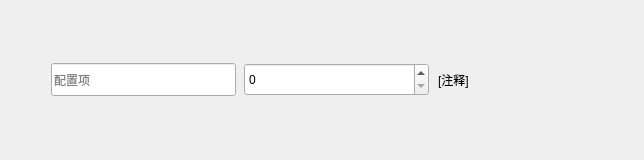
<?xml version="1.0" encoding="UTF-8"?>
<ui version="4.0">
 <class>singlePropertiesWidget</class>
 <widget class="CardWidget" name="singlePropertiesWidget">
  <property name="geometry">
   <rect>
    <x>0</x>
    <y>0</y>
    <width>644</width>
    <height>160</height>
   </rect>
  </property>
  <property name="sizePolicy">
   <sizepolicy hsizetype="Expanding" vsizetype="Preferred">
    <horstretch>0</horstretch>
    <verstretch>0</verstretch>
   </sizepolicy>
  </property>
  <property name="minimumSize">
   <size>
    <width>644</width>
    <height>0</height>
   </size>
  </property>
  <property name="windowTitle">
   <string>Form</string>
  </property>
  <layout class="QHBoxLayout" name="horizontalLayout_2">
   <item>
    <spacer name="horizontalSpacer">
     <property name="orientation">
      <enum>Qt::Horizontal</enum>
     </property>
     <property name="sizeType">
      <enum>QSizePolicy::Fixed</enum>
     </property>
     <property name="sizeHint" stdset="0">
      <size>
       <width>40</width>
       <height>20</height>
      </size>
     </property>
    </spacer>
   </item>
   <item>
    <widget class="LineEdit" name="propertyName">
     <property name="sizePolicy">
      <sizepolicy hsizetype="Fixed" vsizetype="Fixed">
       <horstretch>0</horstretch>
       <verstretch>0</verstretch>
      </sizepolicy>
     </property>
     <property name="minimumSize">
      <size>
       <width>185</width>
       <height>33</height>
      </size>
     </property>
     <property name="text">
      <string/>
     </property>
     <property name="readOnly">
      <bool>true</bool>
     </property>
     <property name="placeholderText">
      <string>配置项</string>
     </property>
    </widget>
   </item>
   <item>
    <spacer name="horizontalSpacer_2">
     <property name="orientation">
      <enum>Qt::Horizontal</enum>
     </property>
     <property name="sizeType">
      <enum>QSizePolicy::Maximum</enum>
     </property>
     <property name="sizeHint" stdset="0">
      <size>
       <width>5</width>
       <height>20</height>
      </size>
     </property>
    </spacer>
   </item>
   <item>
    <widget class="SpinBox" name="intSpinBox">
     <property name="minimumSize">
      <size>
       <width>185</width>
       <height>33</height>
      </size>
     </property>
    </widget>
   </item>
   <item>
    <spacer name="horizontalSpacer_4">
     <property name="orientation">
      <enum>Qt::Horizontal</enum>
     </property>
     <property name="sizeType">
      <enum>QSizePolicy::Maximum</enum>
     </property>
     <property name="sizeHint" stdset="0">
      <size>
       <width>5</width>
       <height>20</height>
      </size>
     </property>
    </spacer>
   </item>
   <item>
    <widget class="BodyLabel" name="tip">
     <property name="sizePolicy">
      <sizepolicy hsizetype="Expanding" vsizetype="Preferred">
       <horstretch>0</horstretch>
       <verstretch>0</verstretch>
      </sizepolicy>
     </property>
     <property name="minimumSize">
      <size>
       <width>190</width>
       <height>0</height>
      </size>
     </property>
     <property name="text">
      <string>[注释]</string>
     </property>
     <property name="wordWrap">
      <bool>true</bool>
     </property>
    </widget>
   </item>
   <item>
    <spacer name="horizontalSpacer_3">
     <property name="orientation">
      <enum>Qt::Horizontal</enum>
     </property>
     <property name="sizeType">
      <enum>QSizePolicy::Fixed</enum>
     </property>
     <property name="sizeHint" stdset="0">
      <size>
       <width>5</width>
       <height>20</height>
      </size>
     </property>
    </spacer>
   </item>
  </layout>
 </widget>
 <customwidgets>
  <customwidget>
   <class>CardWidget</class>
   <extends>QFrame</extends>
   <header>qfluentwidgets</header>
   <container>1</container>
  </customwidget>
  <customwidget>
   <class>BodyLabel</class>
   <extends>QLabel</extends>
   <header>qfluentwidgets</header>
  </customwidget>
  <customwidget>
   <class>LineEdit</class>
   <extends>QLineEdit</extends>
   <header>qfluentwidgets</header>
  </customwidget>
  <customwidget>
   <class>SpinBox</class>
   <extends>QSpinBox</extends>
   <header>qfluentwidgets</header>
  </customwidget>
 </customwidgets>
 <resources/>
 <connections/>
</ui>
